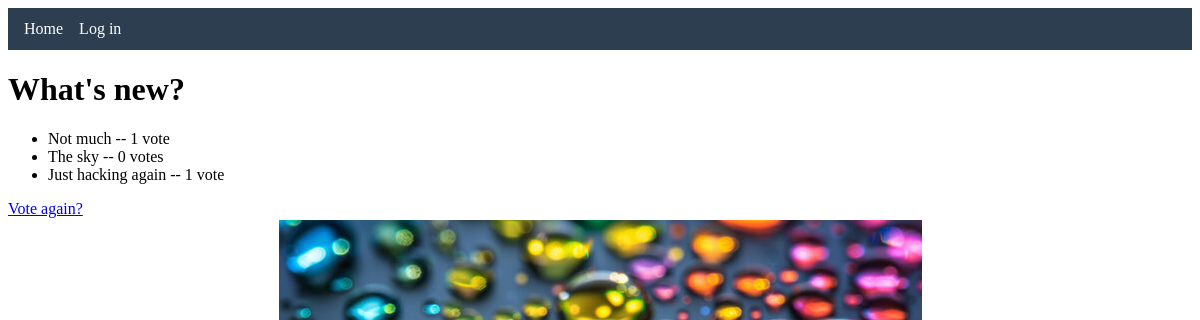
The app's page /polls/1/results/, older data.
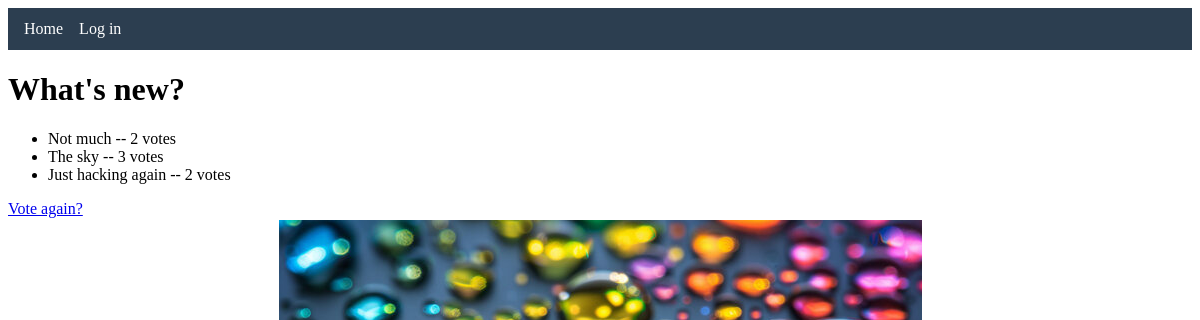
The same page, newer data.
### polls/models.py (models this page shows, shortened)
class Question(models.Model):
    owner = models.ForeignKey(settings.AUTH_USER_MODEL, on_delete=models.CASCADE, related_name='questions', null=True, blank=True)
    question_text = models.CharField(max_length=200)
    pub_date = models.DateTimeField('date published')

class Choice(models.Model):
    question = models.ForeignKey(Question, on_delete=models.CASCADE)
    choice_text = models.CharField(max_length=200)
    votes = models.IntegerField(default=0)

### polls/views.py (the view)
# urls.py: path("<int:pk>/results/", views.ResultsView.as_view(), name="results"),
class ResultsView(generic.DetailView):
    model = Question
    template_name = "polls/results.html"
    def get_queryset(self):
        return Question.objects.filter(pub_date__lte=timezone.now())

### polls/templates/polls/results.html
{% extends "polls/base.html" %}
{% block content %}
<h1>{{ question.question_text }}</h1>
<ul>
{% for choice in question.choice_set.all %}
    <li>{{ choice.choice_text }} -- {{ choice.votes }} vote{{ choice.votes|pluralize }}</li>
{% endfor %}
</ul>
<a href="{% url 'polls:detail' question.id %}">Vote again?</a>
{% endblock %}

### polls/templates/polls/base.html (shortened to what this page needs)
{% load static %}
<!DOCTYPE html>
<html lang="en">
<head>
    <link rel="stylesheet" type="text/css" href="{% static 'polls/style.css' %}">
</head>
<body>
    <nav class="navbar">
        <a href="{% url 'polls:index' %}">Home</a>
        {% if user.is_authenticated %}
            <span>Hi, {{ user.username }}</span>
            <form method="post" action="{% url 'logout' %}" style="display:inline">
                {% csrf_token %}
                <button type="submit">Log out</button>
            </form>
        {% else %}
            <a href="{% url 'login' %}">Log in</a>
        {% endif %}
    </nav>
    {% block content %}{% endblock %}
</body>
</html>

### polls/static/polls/style.css (style rules this page uses)
body { background: white url("images/bg-image.jpg") no-repeat center center fixed; }
.navbar { display: flex; gap: 1rem; align-items: center; padding: 0.75rem 1rem; background: #2c3e50; }
.navbar a, .navbar span { color: white; text-decoration: none; }

Row changes from the older to the newer data that the page shows:
changed Choice "Not much": votes "1" → "2"
changed Choice "The sky": votes "0" → "3"
changed Choice "Just hacking again": votes "1" → "2"
